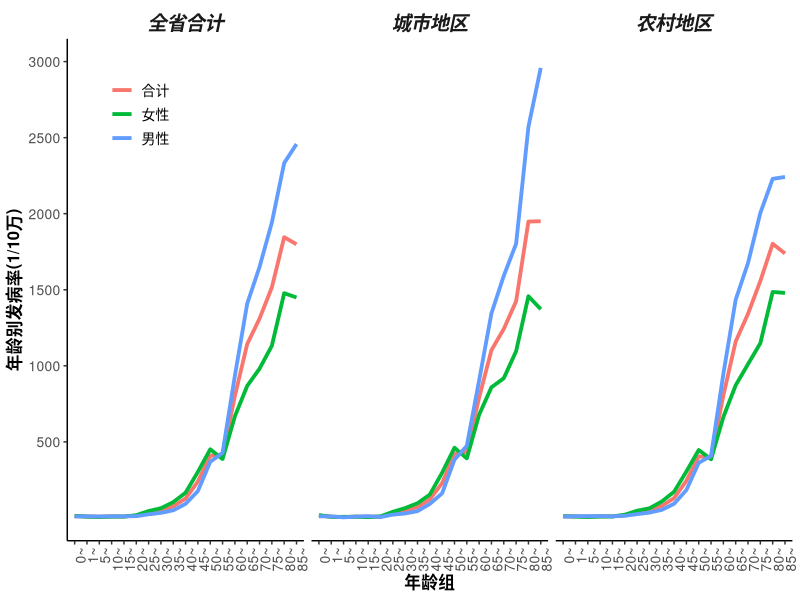
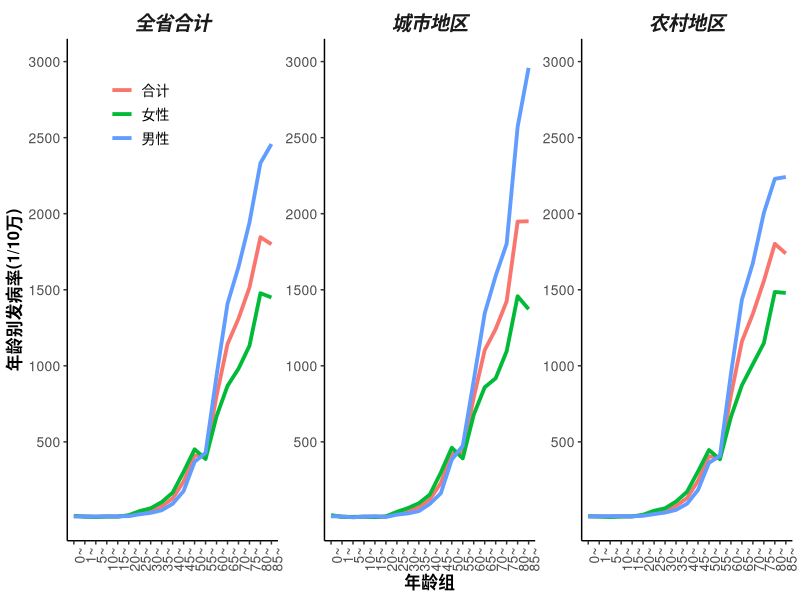
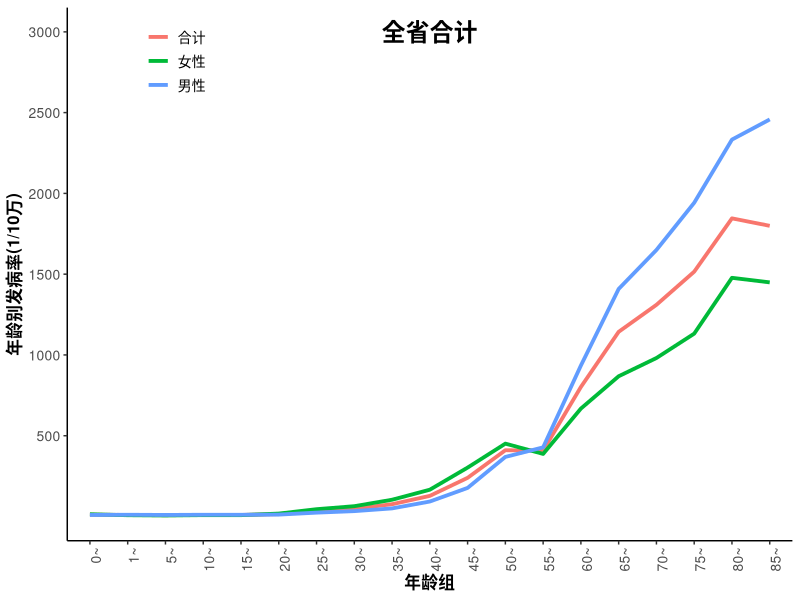

The R script that drew these images, in order:
## ---- chunk 1
library(ggplot2)
library(cowplot)
library(dplyr)
## ---- chunk 2
data<-read.csv("age_incidence.csv")
## ---- chunk 3
head(data)
## ---- chunk 4
data <- data%>%mutate(
  area=factor(area,labels=c("全省合计","城市地区","农村地区")),
  agegrp=factor(agegrp,labels = c("0~","1~","5~","10~","15~","20~","25~","30~","35~","40~","45~","50~","55~","60~","65~","70~","75~","80~","85~")))
## ---- chunk 5
# 利用dplyr包filter函数提取数据
data%>%filter(area=="全省合计")%>%
  ggplot(mapping = aes(x=agegrp))+
# 利用 geom_line函数添加折线图图层
  geom_line(mapping=aes(y=variable,group=factor(sex),color=factor(sex)),stat = "identity",size=1.3)+
# 利用 annotate语句添加图中注释
annotate("text", x = 10, y = 3000, label = "全省合计",size=6,fontface="bold")+
# 设置x轴标题
    xlab("年龄组")+
# 设置y轴标题
  ylab("年龄别发病率(1/10万)")+
# 设置y轴起始刻度和终止刻度，以间隔数值
  scale_y_continuous(breaks = c(500,1000,1500, 2000,2500, 3000),limits = c(0,3000))+
# 使用gpplot2经典图样式
theme_classic()+
# 对样式进行个性化调整
  theme(
    # 把x轴标签调整为90度
    axis.text.x = element_text(angle = 90, hjust = 1),
    # 设置图例标题为空
    legend.title=element_blank(),
    # 设置图例的位置在左上角
    legend.position = c(0.15,0.9),
    # 设置图例的文字大小为10号
    legend.text=element_text(size=10),
    # 设置图标题位置和文字大小
    plot.caption = element_text(hjust=0.5, size=15),
    axis.text=element_text(size=10),
    # 设置轴标题文字大小和文字加粗
    axis.title=element_text(size=12,face="bold")
    )->p1
# 把作好的图存入向量p1
ggsave("lineplot.png")
## ---- chunk 6
# 这里我们就不用filter函数提取数据了
data%>%
  ggplot(mapping = aes(x=agegrp))+
  geom_line(mapping=aes(y=variable,group=factor(sex),color=factor(sex)),stat = "identity",size=1.3)+
  facet_wrap(~area)+
  xlab("年龄组")+
  ylab("年龄别发病率(1/10万)")+
  scale_y_continuous(breaks = c(500,1000,1500, 2000,2500, 3000),limits = c(0,3000))+
theme_classic()+
  theme(axis.text.x = element_text(angle = 90, hjust = 1))+
  theme(legend.title=element_blank(),
        legend.position = c(0.10,0.85),
        legend.text=element_text(size=10),
        plot.caption = element_text(hjust=0.5, size=15),
        strip.text = element_text(size=14,face="bold.italic"),
        strip.background = element_rect(color="white",size=0),
        axis.text=element_text(size=10),
        axis.title=element_text(size=12,face="bold")
        )->p2
## ---- chunk 7
p2
## ---- chunk 8
data%>%
  ggplot(mapping = aes(x=agegrp))+
  geom_line(mapping=aes(y=variable,group=factor(sex),color=factor(sex)),stat = "identity",size=1.3)+
  # 根前面的程序块里唯一不同的是加入了scales="free"参数
  facet_wrap(~area,scales="free")+
  xlab("年龄组")+
  ylab("年龄别发病率(1/10万)")+
  scale_y_continuous(breaks = c(500,1000,1500, 2000,2500, 3000),limits = c(0,3000))+
theme_classic()+
  theme(axis.text.x = element_text(angle = 90, hjust = 1))+
  theme(legend.title=element_blank(),
        legend.position = c(0.10,0.85),
        legend.text=element_text(size=10),
        plot.caption = element_text(hjust=0.5, size=15),
        strip.text = element_text(size=14,face="bold.italic"),
        strip.background = element_rect(color="white",size=0),
        axis.text=element_text(size=10),
        axis.title=element_text(size=12,face="bold")
        )->p3
# 直接显示p3向量
p3
